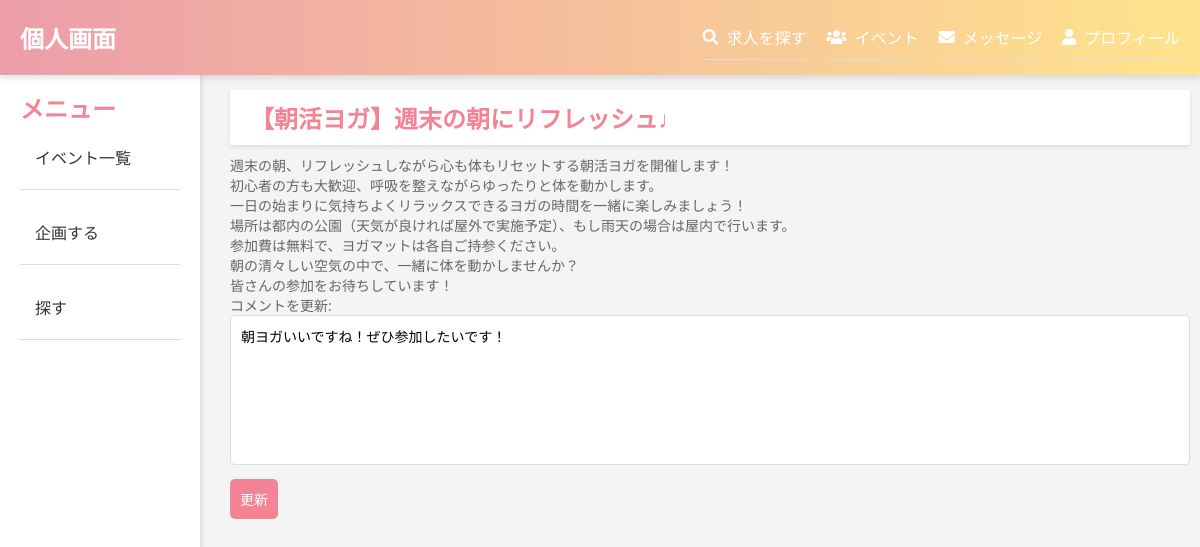
The page /detail_c.php?id=15 on the database its author committed.
### tables this page shows
CREATE TABLE `bs_posts` (
  `id` int(11) NOT NULL,
  `user_id` int(11) NOT NULL,
  `title` varchar(255) NOT NULL,
  `body` text NOT NULL,
  `created_at` timestamp NOT NULL DEFAULT current_timestamp()
);

CREATE TABLE `bs_comments` (
  `id` int(11) NOT NULL,
  `post_id` int(11) NOT NULL,
  `user_id` int(11) NOT NULL,
  `comment` text NOT NULL,
  `created_at` timestamp NOT NULL DEFAULT current_timestamp()
);

### db.php (called while the page is built, shortened)
<?php
function h($str){
    return htmlspecialchars($str, ENT_QUOTES);
}
?>

### detail_c.php (the view, shortened to what this page needs)
<?php
$id = $_GET["id"];
require 'db.php';
$sql = "SELECT * FROM bs_posts WHERE id=:id";
$stmt = $pdo->prepare("$sql");
$stmt->bindValue(':id', $id, PDO::PARAM_INT);
$status = $stmt->execute();
$post = $stmt->fetch(PDO::FETCH_ASSOC);
$comment_sql = "SELECT * FROM bs_comments WHERE post_id = :id";
$comment_stmt = $pdo->prepare($comment_sql);
$comment_stmt->bindValue(':id', $id, PDO::PARAM_INT);
$comment_status = $comment_stmt->execute();
$comment = $comment_stmt->fetch(PDO::FETCH_ASSOC);
?>
<?php include('header.php'); ?>
<?php include('sidebar.php'); ?>
<div class="main-content">
<h2 class="topic-title"><?=h($post['title']) ?></h2>
<div class="topic-body">
<?=nl2br(h($post['body'])) ?>
<form method="POST" action="post.php">
    <label>コメントを更新:</label>
    <textarea name="comment" id="comment"required class="form-textarea"><?=$comment["comment"]?></textarea><br>
    <input type="submit" value="更新" class="form-submit">
</form>
</div>
</body>
</html>

### style.css (style rules this page uses)
body { font-family: Arial, sans-serif; margin: 0; padding: 0; display: flex; min-height: 100vh; }
.main-content { flex-grow: 1; margin-left: 220px; padding: 20px 10px; max-width: 90%; margin: o auto; margin-bottom: 100px; margin-top: 70px; }
h2,h3 { font-size: 24px; color: #f28495; }
.topic-title { background-color: white; padding: 10px 20px; width: 100%; box-shadow: 0 2px 4px rgba(0, 0, 0, 0.1); }
.topic-body { margin-top: 10px; color: #666; font-size: 14px; }
button, input[type="submit"], .edit-link, .delete-link { background-color: #f28495; color: white; padding: 10px; border: none; cursor: pointer; font-size: 14px; border-radius: 5px; text-decoration: none; display: inline-block; margin-top:10px; }
.form-textarea { width: 100%; height: 150px; padding: 10px; box-shadow: none; resize: none; outline: none; border: 1px solid #ddd; border-radius: 5px; font-size: 14px; font-weight: normal; font-family: 'Open Sans', 'Yu Gothic', "游ゴシック", 'YuGothic', "游ゴシック体", Hiragino Kaku Gothic ProN, 'Meiryo'; }
* { margin: 0; padding: 0; box-sizing: border-box; }
body { font-family: 'Open Sans', 'Yu Gothic', "游ゴシック", 'YuGothic', "游ゴシック体", Hiragino Kaku Gothic ProN, 'Meiryo'; background-color: #f4f4f4; color:grey; margin: 0; padding: 0; }

### rows shown on the page
bs_posts: title "【朝活ヨガ】週末の朝にリフレッシュ♩", body "週末の朝、リフレッシュしながら心も体もリセットする朝活ヨガを開催します！ 初心者の方も大歓迎、呼吸を整えながらゆったりと体を動かします。 一日の始まりに気持ちよくリラックスできるヨガの時間を一緒に楽しみましょう！ 場所は都内の公園（天気が良ければ屋外で実施予定）、もし雨天の場合は屋内で行います。 参加費は無料で、ヨガマットは各自ご持参ください。 朝の清々しい空気の中で、一緒に体を動かしませんか？ 皆さんの参加をお待ちしています！"
bs_comments: comment "朝ヨガいいですね！ぜひ参加したいです！"
